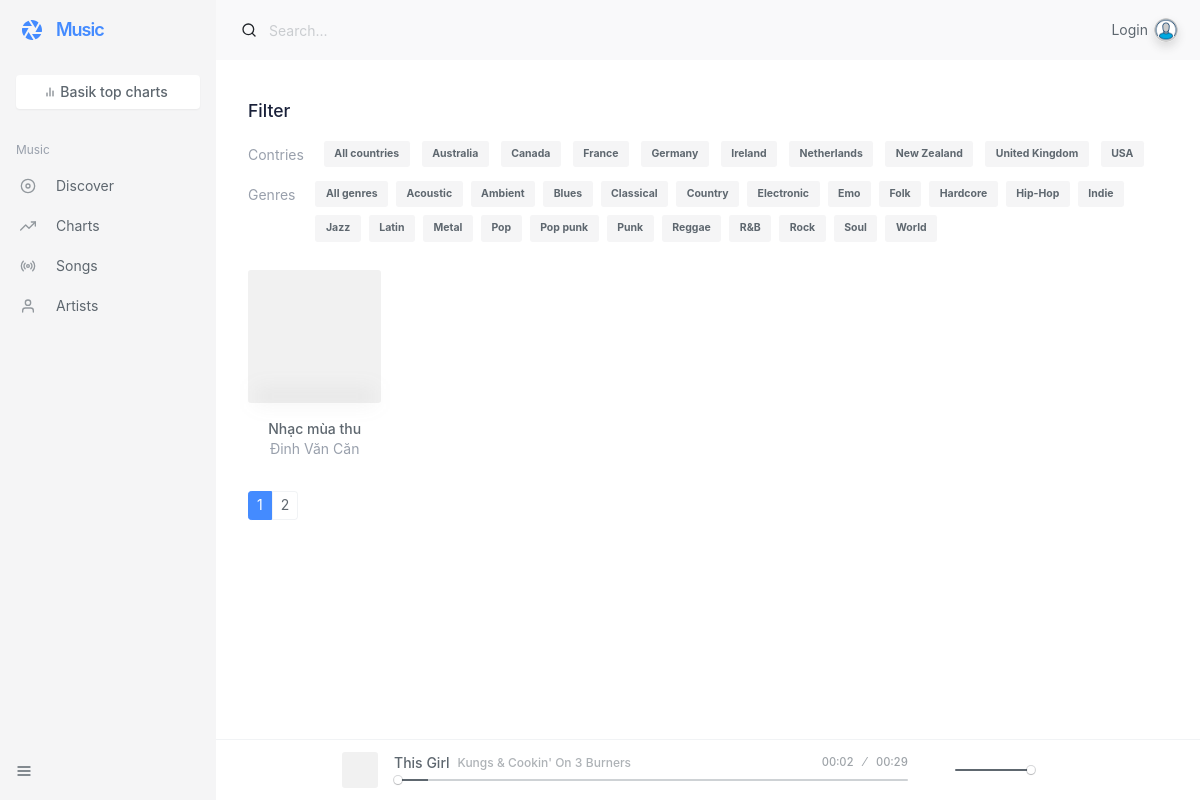
Before: /?controller=home&action=song with the older database file.
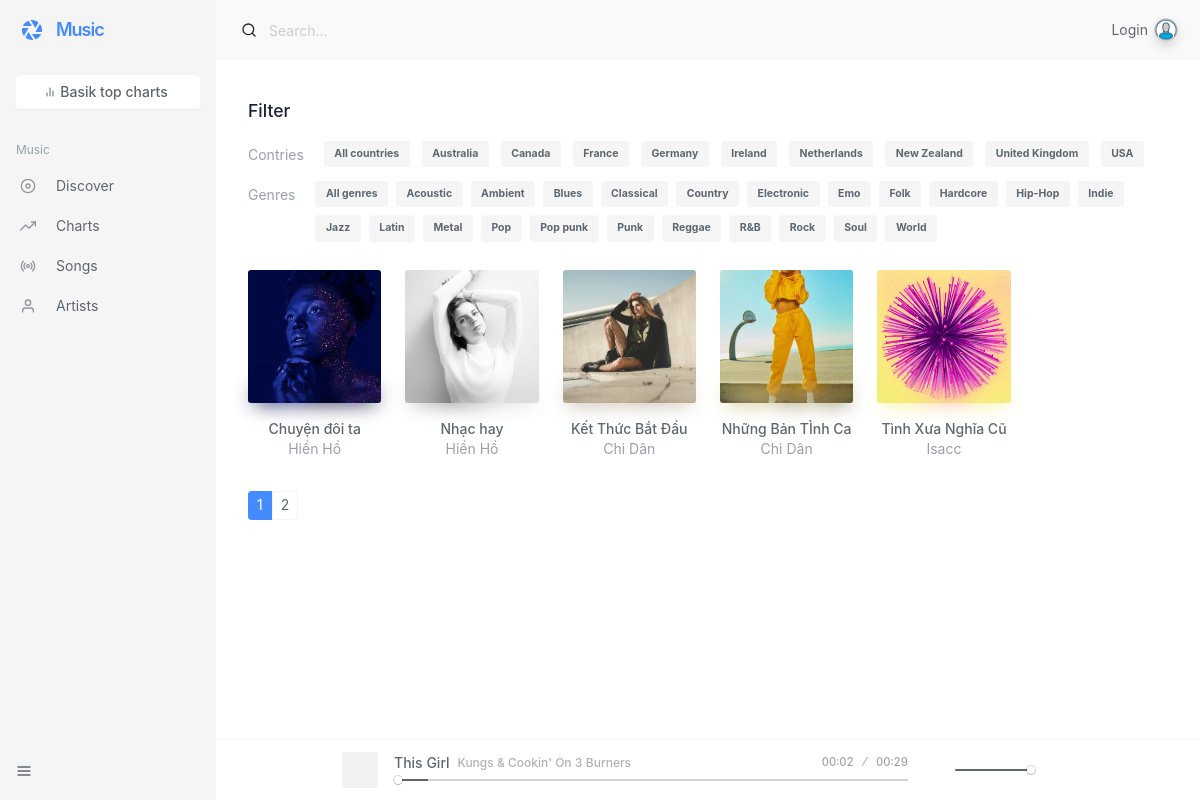
After: the same page with the newer database file.
### tables this page shows
CREATE TABLE `songs` (
  `id` int UNSIGNED NOT NULL,
  `name` varchar(100) NOT NULL,
  `price` int UNSIGNED DEFAULT NULL,
  `file_url` varchar(255) NOT NULL,
  `album_id` int UNSIGNED DEFAULT NULL,
  `singer_id` int UNSIGNED DEFAULT NULL,
  `genre_id` int UNSIGNED DEFAULT NULL,
  `image` varchar(200) DEFAULT NULL
);

CREATE TABLE `singers` (
  `id` int UNSIGNED NOT NULL,
  `name` varchar(200) DEFAULT NULL,
  `avata_url` varchar(200) DEFAULT NULL,
  `description` text
);

### Controller/HomeController.php (called while the page is built, shortened)
<?php
$dir = str_replace('Controller', '', __DIR__);
require_once $dir . "Model/Song.php";
class HomeController
{
    private $song;
    public function __construct()
    {
        $this->song = new Song();
    }
    public function song()
    {
        $songs = $this->song->getNameCate();
        View::redirect('client/song', compact('songs'));
    }
}

### index.php (called while the page is built, shortened)
<?php
if (isset($_GET['admin']) && $_GET['admin'] == '1') {
    $nameController =  $_GET['controller'] ?? 'Login';
    $nameController = $nameController . "Controller";
    $method = $_GET['action'] ?? 'index';
    require_once "Controller/admin/$nameController.php";
} else {
    $method = $_GET['action'] ?? 'index';
}
$action = new $nameController();
$action->$method();

### Model/DB.php (called while the page is built, shortened)
<?php
class DB {
    private $serverName = 'localhost';
    private $database = 'music';
    private $user = 'root';
    private $password = '';
    protected $options = [
        PDO::ATTR_ERRMODE => PDO::ERRMODE_EXCEPTION,
        PDO::ATTR_DEFAULT_FETCH_MODE => PDO::FETCH_ASSOC,
        PDO::ATTR_EMULATE_PREPARES => false,
        PDO::ATTR_TIMEOUT => 5,
    ];
    public function __construct()
    {
        try {
            $this->connect = new PDO("mysql:host=$this->serverName;dbname=$this->database", $this->user, $this->password, $this->options);
        } catch (\Throwable $th) {
            $this->connect = null;
            die ("Could not connect to the database $this->database :" . $th->getMessage());
        }
    }
}

### Model/Song.php (called while the page is built, shortened)
<?php
class Song extends Model
{
    public function getNameCate()
    {
        $sql = "SELECT
        s.id,
        s.name,
        s.image,
        s.price,
        s.file_url,
        a.name as name_album,
        sg.name as name_singer,
        g.name as name_genre
        FROM songs s
        INNER JOIN albums a ON s.album_id = a.id
        INNER JOIN singers sg ON s.singer_id = sg.id
        INNER JOIN genres g ON s.genre_id = g.id";
        $result = $this->connect->query($sql);
        return $result->fetchAll(PDO::FETCH_ASSOC);
    }
}

### View/client/song.php (the view, shortened to what the rows shown need)
<!DOCTYPE html>
<html lang="en">
<head>
    <?php require_once "common/head.php" ?>
</head>
<body class="layout-row">
<div id="main" class="layout-column flex bg-white">
    <div id="content" class="flex">
        <div class="page-container">
            <div class="padding sr" id="list">
                <div class="row row-md list">
                    <?php foreach ($songs as $song): ?>
                    <div class="col-4 col-sm-4 col-md-3 col-lg-2" data-id="312058991" data-category="all"
                         data-tag="France"
                         data-source="https://audio-ssl.itunes.apple.com/apple-assets-us-std-000001/AudioPreview62/v4/04/b6/28/04b62834-121f-b3af-47b3-2485ff499e14/mzaf_4474193750897158038.plus.aac.p.m4a">
                        <div class="list-item r" data-sr-id="35"
                             style="visibility: visible; transform: none; opacity: 1; transition: none 0s ease 0s;">
                            <div class="media"><a href="music.detail.html#312058991" class="ajax media-content"
                                                  style="background-image:url(<?php echo 'uploads/'. $song['image'] ?>)"
                                                  data-pjax-state=""></a>
                            </div>
                            <div class="list-content text-center">
                                <div class="list-body"><a href=""
                                                          class="list-title title ajax h-1x" data-pjax-state=""><?php echo $song['name'] ?></a><a href=""
                                                    class="list-subtitle d-block text-muted subtitle ajax h-1x"
                                                    data-pjax-state=""><?php echo $song['name_singer'] ?></a></div>
                            </div>
                        </div>
                    </div>
                    <?php endforeach; ?>
                </div>
            </div>
        </div>
    </div>
</div>
</body>
</html>

Changed rows visible on the page:
removed songs: name "Nhạc mùa thu", singer.name "Đinh Văn Căn"
added songs: image (picture), name "Chuyện đôi ta", singer.name "Hiền Hồ"
added songs: image (picture), name "Nhạc hay", singer.name "Hiền Hồ"
added songs: image (picture), name "Kết Thức Bắt Đầu", singer.name "Chi Dân"
added songs: image (picture), name "Những Bản TÌnh Ca", singer.name "Chi Dân"
added songs: image (picture), name "Tình Xưa Nghĩa Cũ", singer.name "Isacc"
